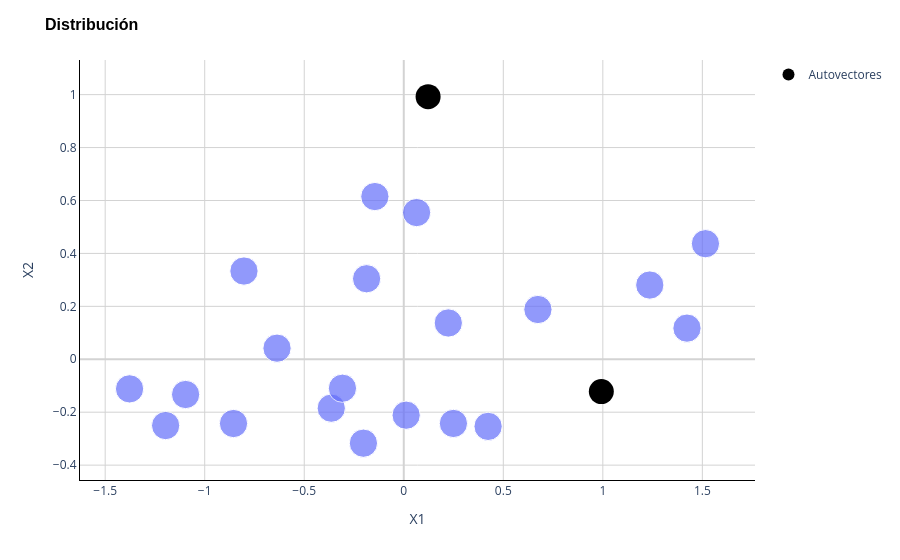

Here is the notebook cell this chart was saved with:
### Code cell
# Existing scatter plot
figure = px.scatter(
    x=sample[:, 0],
    y=sample[:, 1],
    size=[1] * sample.shape[0]
)

# Add another scatter plot with cross markers
figure.add_scatter(
    x=eigenvectors[:, 0],
    y=eigenvectors[:, 1],
    mode='markers',
    marker=dict(size=25, color='black'),
    name='Autovectores'
)

# Update layout
figure.update_layout(
    title='Distribución',
    title_font=dict(size=16, family='Arial', color='black', weight='bold'),
    xaxis_title='X1',
    yaxis_title='X2',
    plot_bgcolor='white',
    yaxis=dict(showgrid=True, gridcolor='LightGray', showline=True, linecolor='Black', zeroline=True, zerolinecolor='LightGray'),
    xaxis=dict(showgrid=True, gridcolor='LightGray', showline=True, linecolor='Black', zeroline=True, zerolinecolor='LightGray'),
)

figure.show()

### Figure 1 — Plotly figure (JSON) as saved in the notebook; plotly's stock layout.template omitted (floating-point values rounded to 4 significant figures)
{"data": [{"hovertemplate": "x=%{x}<br>y=%{y}<br>size=%{marker.size}<extra></extra>", "legendgroup": "", "marker": {"color": "#636efa", "size": [1, 1, 1, 1, 1, 1, 1, 1, 1, 1, 1, 1, 1, 1, 1, 1, 1, 1, 1, 1], "sizemode": "area", "sizeref": 0.0025, "symbol": "circle"}, "mode": "markers", "name": "", "orientation": "v", "showlegend": false, "type": "scatter", "x": [-0.3643, -1.196, 1.515, 1.423, 0.2495, -1.096, -0.8553, 0.674, -0.1867, -0.8028, -0.308, -0.1452, 1.236, 0.06445, -1.378, 0.2238, -0.6367, -0.2027, 0.4237, 0.0119], "xaxis": "x", "y": [-0.1848, -0.2505, 0.4368, 0.1177, -0.2425, -0.1331, -0.2427, 0.1881, 0.3044, 0.3334, -0.1094, 0.6149, 0.2805, 0.5544, -0.1118, 0.1372, 0.04194, -0.3171, -0.2536, -0.2113], "yaxis": "y"}, {"marker": {"color": "black", "size": 25}, "mode": "markers", "name": "Autovectores", "type": "scatter", "x": [0.9925, 0.1222], "y": [-0.1222, 0.9925]}], "layout": {"legend": {"itemsizing": "constant", "tracegroupgap": 0}, "margin": {"t": 60}, "plot_bgcolor": "white", "title": {"font": {"color": "black", "family": "Arial", "size": 16, "weight": "bold"}, "text": "Distribución"}, "xaxis": {"anchor": "y", "domain": [0, 1], "gridcolor": "LightGray", "linecolor": "Black", "showgrid": true, "showline": true, "title": {"text": "X1"}, "zeroline": true, "zerolinecolor": "LightGray"}, "yaxis": {"anchor": "x", "domain": [0, 1], "gridcolor": "LightGray", "linecolor": "Black", "showgrid": true, "showline": true, "title": {"text": "X2"}, "zeroline": true, "zerolinecolor": "LightGray"}}}
